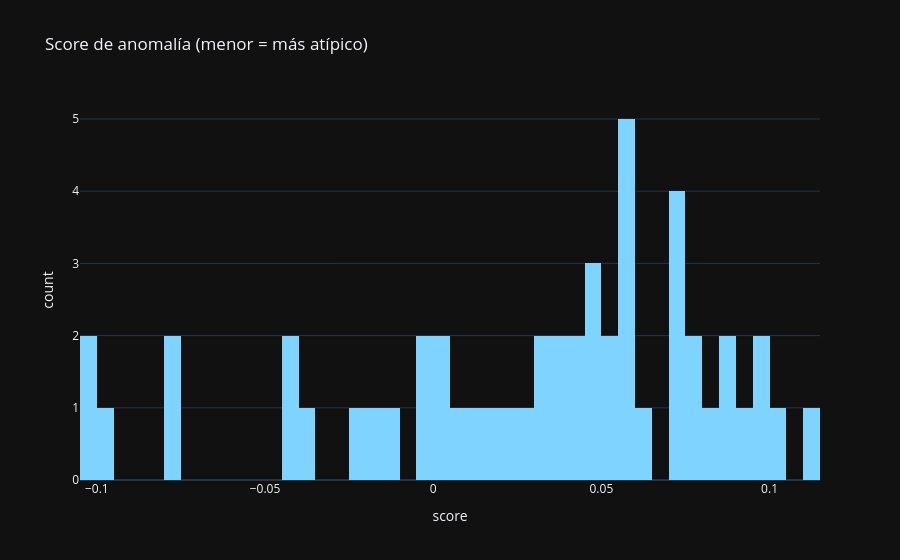
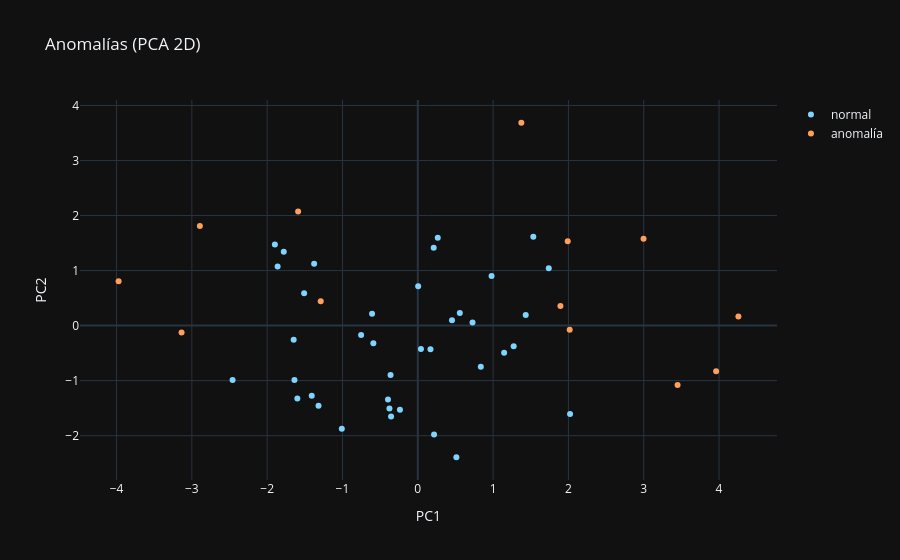

Notebook cell for these charts, in order:
### Markdown cell above
## 📊 5 · Evaluación

Interpretación de los grupos / anomalías (proyección PCA 2D).

### Code cell
# 5 · Score de anomalía + proyección 2D (PCA)
px.histogram(x=scores, nbins=50, title='Score de anomalía (menor = más atípico)',
             labels={'x': 'score'}).show()
from sklearn.decomposition import PCA
coords = PCA(n_components=2, random_state=SEED).fit_transform(Xp)
px.scatter(x=coords[:, 0], y=coords[:, 1],
           color=df['anomalia'].map({False: 'normal', True: 'anomalía'}),
           color_discrete_map={'normal': PRIMARY, 'anomalía': ACCENT},
           labels={'x': 'PC1', 'y': 'PC2', 'color': ''}, title='Anomalías (PCA 2D)').show()

### Figure 1 — Plotly figure (JSON) as saved in the notebook; plotly's stock layout.template omitted (floating-point values rounded to 4 significant figures)
{"data": [{"bingroup": "x", "hovertemplate": "score=%{x}<br>count=%{y}<extra></extra>", "legendgroup": "", "marker": {"color": "#7fd4ff", "pattern": {"shape": ""}}, "name": "", "nbinsx": 50, "orientation": "v", "showlegend": false, "type": "histogram", "x": [0.04981, 0.0435, 0.05921, -0.01476, 0.05836, 0.0975, 0.04459, 0.04839, -0.103, 0.03095, 0.08539, -0.01717, 0.004667, 0.1116, 0.0735, 0.01694, 0.1025, 0.09363, -0.1005, 0.03859, -0.0008061, -0.02016, 0.05882, 0.02926, -0.04493, 0.07862, -0.07701, 0.04904, 0.09613, 0.07067, -0.04422, 0.07173, 0.03571, 0.05296, -0.09992, 0.07429, 0.009987, 0.05894, 0.02419, 0.05732, -0.07666, 0.003341, 0.07788, -0.003035, 0.03161, 0.08506, 0.0503, 0.06186, -0.03894, 0.01116, 0.08026], "xaxis": "x", "yaxis": "y"}], "layout": {"barmode": "relative", "legend": {"tracegroupgap": 0}, "title": {"text": "Score de anomalía (menor = más atípico)"}, "xaxis": {"anchor": "y", "domain": [0.0, 1.0], "title": {"text": "score"}}, "yaxis": {"anchor": "x", "domain": [0.0, 1.0], "title": {"text": "count"}}}}

### Figure 2 — Plotly figure (JSON) as saved in the notebook; plotly's stock layout.template omitted (floating-point values rounded to 4 significant figures)
{"data": [{"hovertemplate": "=normal<br>PC1=%{x}<br>PC2=%{y}<extra></extra>", "legendgroup": "normal", "marker": {"color": "#7fd4ff", "symbol": "circle"}, "mode": "markers", "name": "normal", "orientation": "v", "showlegend": true, "type": "scatter", "x": [1.433, 0.9793, 1.273, -1.509, -0.7525, -1.78, 0.2649, 0.2112, -0.6071, 0.5121, -0.5902, -0.2374, -0.3552, 0.0417, 0.4537, 0.2161, -1.376, -2.459, 0.7267, -0.3959, 0.005004, -1.408, 0.1682, -1.898, 0.8366, -0.3615, 1.534, -1.318, 1.739, -1.861, 2.022, 0.5576, -1.599, -0.3765, -1.648, -1.638, -1.009, 1.146], "xaxis": "x", "y": [0.194, 0.9023, -0.3751, 0.5901, -0.172, 1.341, 1.598, 1.414, 0.216, -2.392, -0.3195, -1.527, -1.65, -0.426, 0.09769, -1.977, 1.125, -0.9869, 0.05857, -1.342, 0.7143, -1.274, -0.4313, 1.473, -0.7473, -0.8976, 1.613, -1.457, 1.041, 1.074, -1.606, 0.2291, -1.324, -1.505, -0.2565, -0.9868, -1.874, -0.4949], "yaxis": "y"}, {"hovertemplate": "=anomalía<br>PC1=%{x}<br>PC2=%{y}<extra></extra>", "legendgroup": "anomalía", "marker": {"color": "#ff9f5c", "symbol": "circle"}, "mode": "markers", "name": "anomalía", "orientation": "v", "showlegend": true, "type": "scatter", "x": [1.894, -3.973, 2.017, 1.375, -1.589, -3.137, -1.289, 3.449, -2.894, 3.961, 4.257, 1.991, 2.998], "xaxis": "x", "y": [0.3576, 0.8069, -0.07358, 3.686, 2.073, -0.1248, 0.444, -1.08, 1.81, -0.8282, 0.1643, 1.531, 1.577], "yaxis": "y"}], "layout": {"legend": {"title": {"text": ""}, "tracegroupgap": 0}, "title": {"text": "Anomalías (PCA 2D)"}, "xaxis": {"anchor": "y", "domain": [0.0, 1.0], "title": {"text": "PC1"}}, "yaxis": {"anchor": "x", "domain": [0.0, 1.0], "title": {"text": "PC2"}}}}
